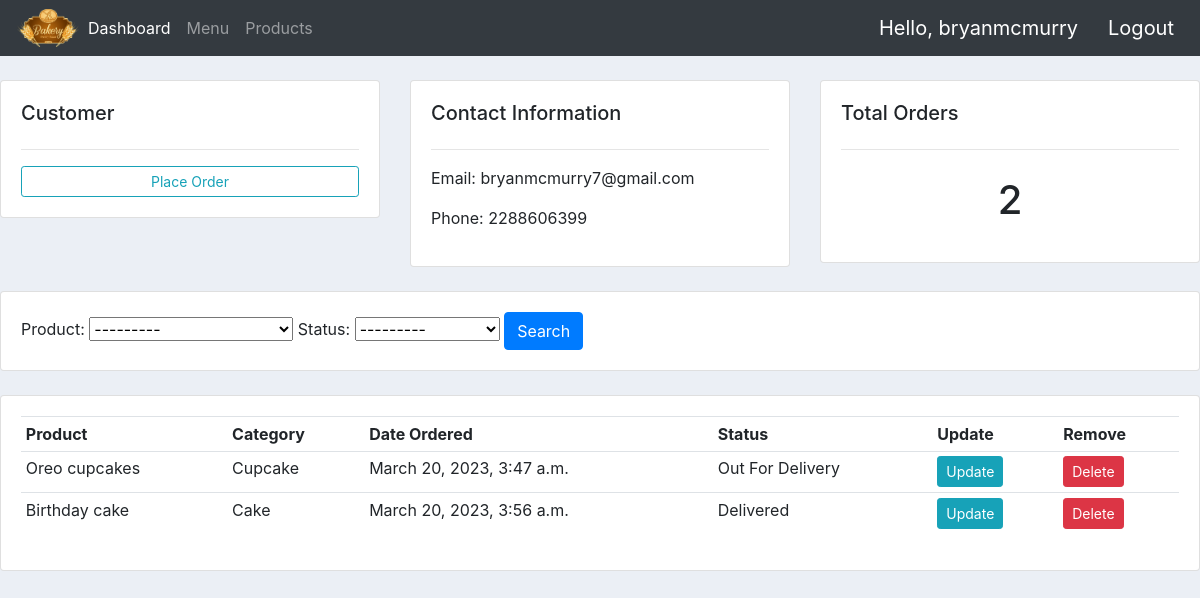
The app's page /customer/1/ (signed in), older data.
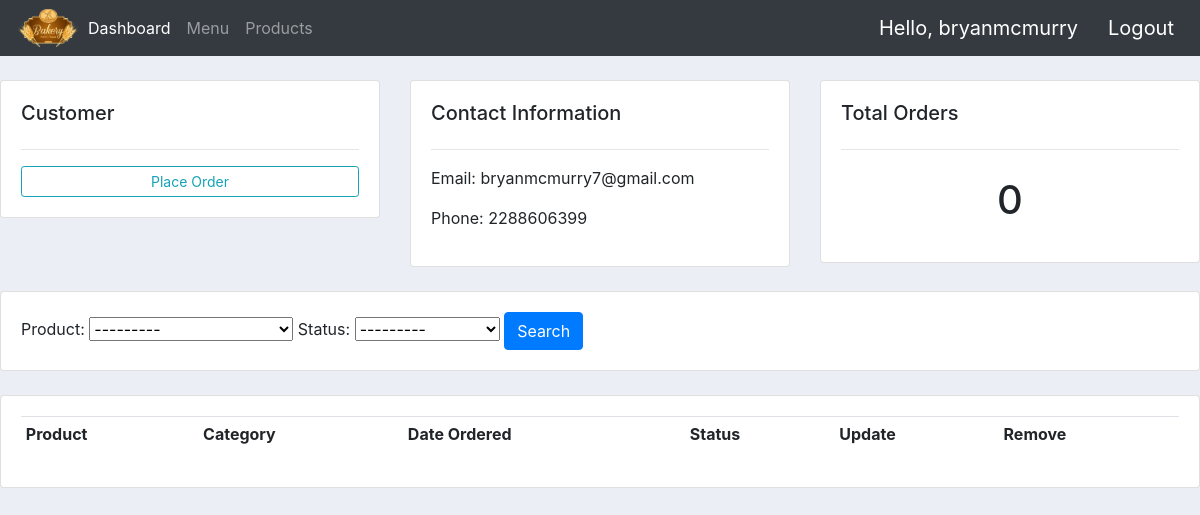
The same page, newer data.
### app/models.py (models this page shows, shortened)
class Customer(models.Model):
    user = models.OneToOneField(User, on_delete=models.CASCADE)
    name = models.CharField(max_length=50)
    phone = models.CharField(max_length=50)
    email = models.EmailField(max_length=254)
    profile_pic = models.ImageField(
        default="profile_pic_green.png", null=True, blank=True
    )
    date_created = models.DateTimeField(auto_now_add=True)

class Order(models.Model):
    STATUS = (
        ("Pending", "Pending"),
        ("Out For Delivery", "Out For Delivery"),
        ("Delivered", "Delivered"),
    )
    customer = models.ForeignKey(Customer, null=True, on_delete=models.PROTECT)
    product = models.ForeignKey(Product, null=True, on_delete=models.PROTECT)
    date_created = models.DateTimeField(auto_now_add=True, null=True)
    status = models.CharField(max_length=200, null=True, choices=STATUS)

class Product(models.Model):
    CATEGORY = (
        ("Cake", "Cake"),
        ("Cookie", "Cookie"),
        ("Pie", "Pie"),
        ("Cupcake", "Cupcake"),
    )
    name = models.CharField(max_length=50)
    price = models.FloatField()
    category = models.CharField(max_length=50, null=True, choices=CATEGORY)
    description = models.CharField(
        max_length=500,
        null=True,
        blank=True,
        default="It's made with Sugar, Spice, and Everything Nice.",
    )
    date_created = models.DateTimeField(auto_now_add=True)
    image = models.ImageField(null=True, blank=True)
    tags = models.ManyToManyField("Tag")
    def __str__(self):
        return self.name

### app/views.py (the view)
# urls.py: path("customer/<str:pk>/", views.CustomerPage, name="customer"),
@login_required(login_url="login")
def CustomerPage(request, pk):
    customer = Customer.objects.get(id=pk)
    orders = customer.order_set.all() # type: ignore
    order_count = orders.count()
    myFilter = OrderFilter(request.GET, queryset=orders)
    orders = myFilter.qs
    context = {
        "customer": customer,
        "orders": orders,
        "order_count": order_count,
        "myFilter": myFilter,
    }
    return render(request, "customer.html", context)

### app/templates/customer.html (shortened to what this page needs)
{% extends 'base.html' %} {% load static %}  {% block content %}
<br />
<div class="row">
  <div class="col-md">
    <div class="card card-body">
      <h5>Customer</h5>
      <hr />
      <a
        class="btn btn-outline-info btn-sm btn-block"
        href="{% url 'create_order' customer.id%}"
        >Place Order</a
      >
    </div>
  </div>
  <div class="col-md">
    <div class="card card-body">
      <h5>Contact Information</h5>
      <hr />
      <p>Email: {{customer.email}}</p>
      <p>Phone: {{customer.phone}}</p>
    </div>
  </div>
  <div class="col-md">
    <div class="card card-body">
      <h5>Total Orders</h5>
      <hr />
      <h1 style="text-align: center; padding: 10px">{{orders.count}}</h1>
    </div>
  </div>
</div>
<br />
<div class="row">
  <div class="col">
    <div class="card card-body">
      <form action="" method="get">
        {{myFilter.form}} {% csrf_token %} {{form.as_p}}
        <button class="btn btn-primary" type="submit">Search</button>
      </form>
    </div>
  </div>
</div>
<br />
<div class="row">
  <div class="col-md">
    <div class="card card-body">
      <table class="table table-sm">
        <tr>
          <th>Product</th>
          <th>Category</th>
          <th>Date Ordered</th>
          <th>Status</th>
          <th>Update</th>
          <th>Remove</th>
        </tr>
        {% for order in orders %}
        <tr>
          <td>{{order.product}}</td>
          <td>{{order.product.category}}</td>
          <td>{{order.date_created}}</td>
          <td>{{order.status}}</td>
          <td>
            <a
              class="btn btn-sm btn-info"
              href="{% url 'update_order' order.id %}"
              >Update</a
            >
          </td>
          <td>
            <a
              class="btn btn-sm btn-danger"
              href="{% url 'delete_order' order.id %}"
              >Delete</a
            >
          </td>
        </tr>
        {% endfor %}
      </table>
    </div>
  </div>
</div>
{% endblock content %}

### app/templates/base.html (shortened to what this page needs)
{% load static %}
<!DOCTYPE html>
<html lang="en">
  <head>
    <link
      rel="stylesheet"
      href="https://cdn.jsdelivr.net/npm/bootstrap@4.0.0/dist/css/bootstrap.min.css"
    />
    <link rel="stylesheet" href="/static/styles.css" />
  </head>
  <body> {% include 'navbar.html' %}
    {% block content %} {% endblock content %}
  </body>
</html>

### app/templates/navbar.html (shortened to what this page needs)
{% load static %}
<nav class="navbar navbar-expand-lg navbar-dark bg-dark">
  <img class="logo" src="{% static '/images/logo.png' %}" />
  <div class="collapse navbar-collapse" id="navbarNav">
    <ul class="navbar-nav">
      {% if request.user.is_staff %}
      <li class="nav-item active">
        <a class="nav-link" href="{% url 'home' %}">Dashboard</a>
      </li>
      <li class="nav-item">
        <a class="nav-link" href="{% url 'products' %}">Menu</a>
      </li>
      {% endif %}
      <li class="nav-item">
        <a class="nav-link" href="{% url 'store' %}">Products</a>
      </li>
    </ul>
  </div>
  <span class="hello-msg">Hello, {{request.user}}</span>
  <span><a class="hello-msg" href="{% url 'logout' %}">Logout</a></span>
</nav>

### app/static/styles.css (style rules this page uses)
.logo { max-width: 4em; }
body { background-color: #ebeff5; }
.hello-msg { color: white; padding-left: 1em; }
.hello-msg { font-size: 20px; color: white; margin-right: 10px; text-decoration: none; }

Row changes from the older to the newer data that the page shows:
removed Order: product "Oreo cupcakes", product.category "Cupcake", date_created "March 20, 2023, 3:47 a.m.", status "Out For Delivery"
removed Order: product "Birthday cake", product.category "Cake", date_created "March 20, 2023, 3:56 a.m.", status "Delivered"
Text that changed along with them:
{{ orders.count }}: "2" → "0"
